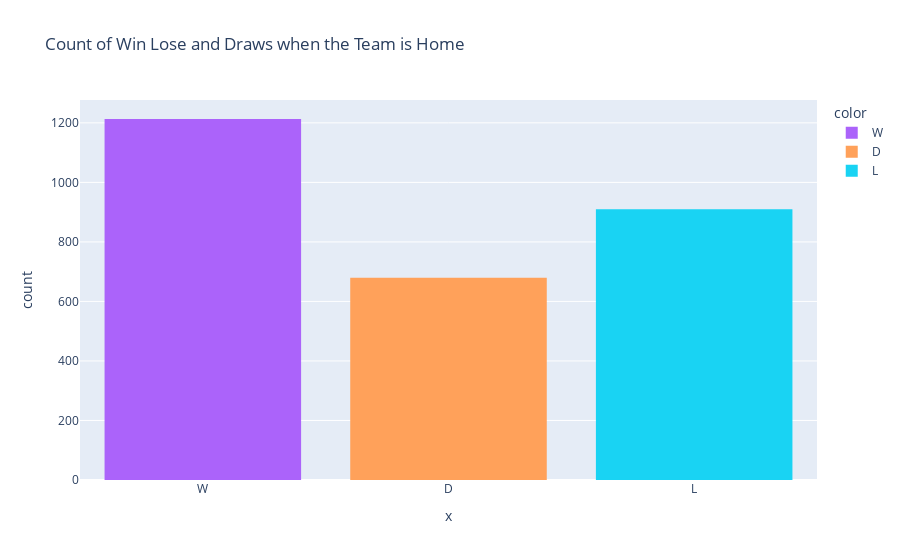
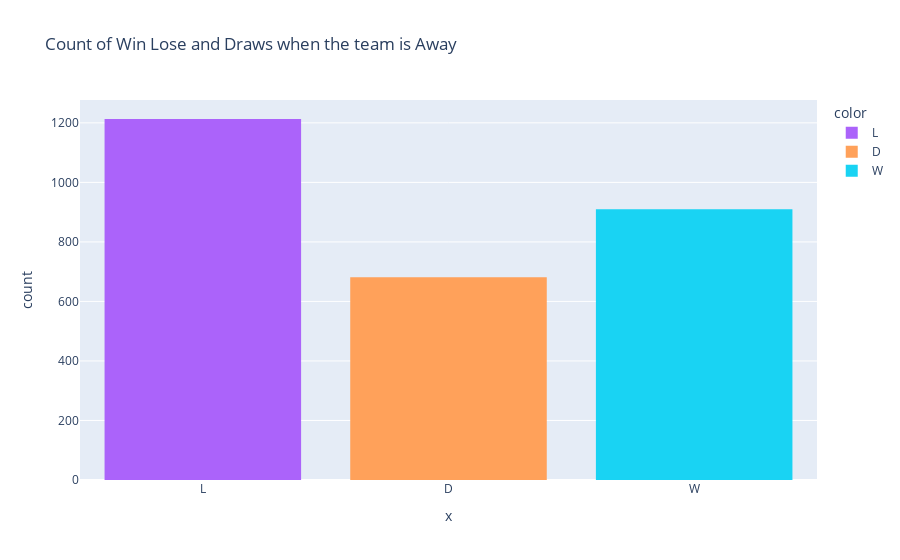

Source (notebook cell) for these figures, in order:
### Markdown cell above
### Considerations from the charts above:
- the number of wins and defeats in the data are the most frequent results at the end of the game
- In order to predict the winner of each game, the dependent variable could be split into a binary way. With 1 as the winning and 0 as the defeats and draws.
- In the second chart, the distribution of the results at half time of the game the draws higher then winning and defeats. The meaning of this chart is that most of the games in half time are more stable.

### Code cell
# Distribution of win/lose/draws if the team is playing at Home
fig = px.histogram(df1,
                   x= df1.loc[df["Venue"] == "Home"]["new_FTR"],
                   title='Count of Win Lose and Draws when the Team is Home',
                  color =df1.loc[df["Venue"] == "Home"]["new_FTR"],
                  color_discrete_map = {0:'yellow',1:'brown',2:'green'})
fig.show()

# Distribution of win/lose/draws if the team is playing Away
fig = px.histogram(df1,
                   x= df1.loc[df["Venue"] == "Away"]["new_FTR"], 
                   title='Count of Win Lose and Draws when the team is Away',
                   color = df1.loc[df["Venue"] == "Away"]["new_FTR"],
                   color_discrete_map = {0:'yellow',1:'brown',2:'green'})
fig.show()

### Figure 1 — Plotly figure (JSON) as saved in the notebook; plotly's stock layout.template omitted (floating-point values rounded to 4 significant figures; data arrays with more than 128 entries replaced by an {"elided": "..."} marker saying what was removed)
{"data": [{"alignmentgroup": "True", "bingroup": "x", "hovertemplate": "color=W<br>x=%{x}<br>count=%{y}<extra></extra>", "legendgroup": "W", "marker": {"color": "#ab63fa", "pattern": {"shape": ""}}, "name": "W", "offsetgroup": "W", "orientation": "v", "showlegend": true, "type": "histogram", "x": {"elided": "1213 str values"}, "xaxis": "x", "yaxis": "y"}, {"alignmentgroup": "True", "bingroup": "x", "hovertemplate": "color=D<br>x=%{x}<br>count=%{y}<extra></extra>", "legendgroup": "D", "marker": {"color": "#FFA15A", "pattern": {"shape": ""}}, "name": "D", "offsetgroup": "D", "orientation": "v", "showlegend": true, "type": "histogram", "x": {"elided": "680 str values"}, "xaxis": "x", "yaxis": "y"}, {"alignmentgroup": "True", "bingroup": "x", "hovertemplate": "color=L<br>x=%{x}<br>count=%{y}<extra></extra>", "legendgroup": "L", "marker": {"color": "#19d3f3", "pattern": {"shape": ""}}, "name": "L", "offsetgroup": "L", "orientation": "v", "showlegend": true, "type": "histogram", "x": {"elided": "910 str values"}, "xaxis": "x", "yaxis": "y"}], "layout": {"autosize": true, "barmode": "relative", "legend": {"title": {"text": "color"}, "tracegroupgap": 0}, "title": {"text": "Count of Win Lose and Draws when the Team is Home"}, "xaxis": {"anchor": "y", "autorange": true, "domain": [0, 1], "range": [-0.5, 2.5], "title": {"text": "x"}, "type": "category"}, "yaxis": {"anchor": "x", "autorange": true, "domain": [0, 1], "range": [0, 1277.0], "title": {"text": "count"}}}}

### Figure 2 — Plotly figure (JSON) as saved in the notebook; plotly's stock layout.template omitted (floating-point values rounded to 4 significant figures; data arrays with more than 128 entries replaced by an {"elided": "..."} marker saying what was removed)
{"data": [{"alignmentgroup": "True", "bingroup": "x", "hovertemplate": "color=L<br>x=%{x}<br>count=%{y}<extra></extra>", "legendgroup": "L", "marker": {"color": "#ab63fa", "pattern": {"shape": ""}}, "name": "L", "offsetgroup": "L", "orientation": "v", "showlegend": true, "type": "histogram", "x": {"elided": "1213 str values"}, "xaxis": "x", "yaxis": "y"}, {"alignmentgroup": "True", "bingroup": "x", "hovertemplate": "color=D<br>x=%{x}<br>count=%{y}<extra></extra>", "legendgroup": "D", "marker": {"color": "#FFA15A", "pattern": {"shape": ""}}, "name": "D", "offsetgroup": "D", "orientation": "v", "showlegend": true, "type": "histogram", "x": {"elided": "681 str values"}, "xaxis": "x", "yaxis": "y"}, {"alignmentgroup": "True", "bingroup": "x", "hovertemplate": "color=W<br>x=%{x}<br>count=%{y}<extra></extra>", "legendgroup": "W", "marker": {"color": "#19d3f3", "pattern": {"shape": ""}}, "name": "W", "offsetgroup": "W", "orientation": "v", "showlegend": true, "type": "histogram", "x": {"elided": "910 str values"}, "xaxis": "x", "yaxis": "y"}], "layout": {"autosize": true, "barmode": "relative", "legend": {"title": {"text": "color"}, "tracegroupgap": 0}, "title": {"text": "Count of Win Lose and Draws when the team is Away"}, "xaxis": {"anchor": "y", "autorange": true, "domain": [0, 1], "range": [-0.5, 2.5], "title": {"text": "x"}, "type": "category"}, "yaxis": {"anchor": "x", "autorange": true, "domain": [0, 1], "range": [0, 1277.0], "title": {"text": "count"}}}}
